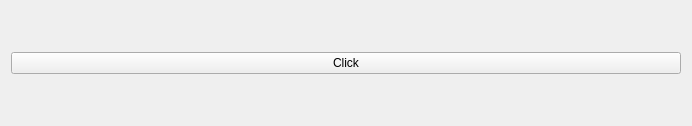
<?xml version="1.0" encoding="UTF-8"?>
<ui version="4.0">
 <class>Widget</class>
 <widget class="QWidget" name="Widget">
  <property name="geometry">
   <rect>
    <x>0</x>
    <y>0</y>
    <width>692</width>
    <height>126</height>
   </rect>
  </property>
  <property name="windowTitle">
   <string>MyApp</string>
  </property>
  <layout class="QVBoxLayout" name="verticalLayout">
   <item>
    <widget class="QPushButton" name="myButton">
     <property name="text">
      <string>Click</string>
     </property>
    </widget>
   </item>
  </layout>
 </widget>
 <resources/>
 <connections/>
</ui>
